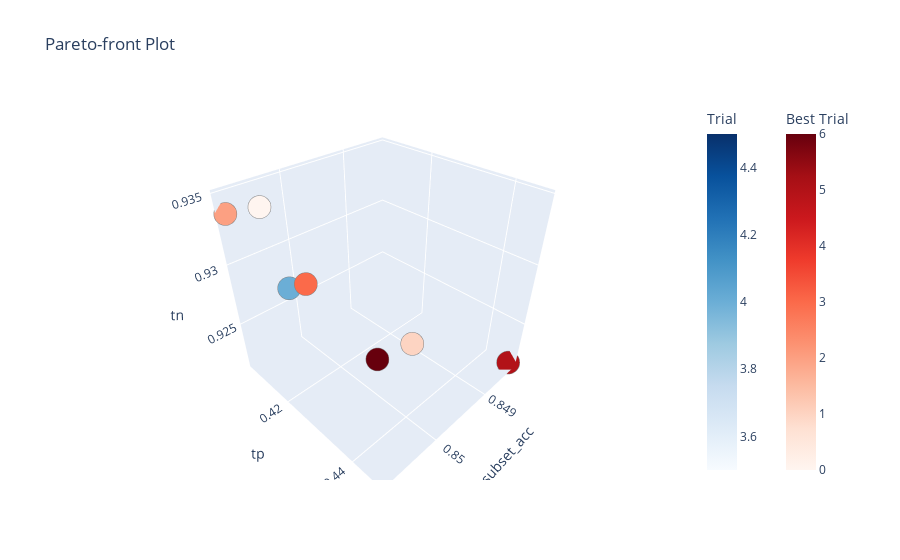

The notebook cell saved with this chart:
### Code cell
plot_pareto_front(study, targets=lambda t: t.values[:3], target_names=["subset_acc", "tp", "tn"])

### Figure 1 — Plotly figure (JSON) as saved in the notebook; plotly's stock layout.template omitted (floating-point values rounded to 4 significant figures)
{"data": [{"hovertemplate": "%{text}<extra>Trial</extra>", "marker": {"color": [4], "colorbar": {"title": {"text": "Trial"}}, "colorscale": [[0, "rgb(247,251,255)"], [0.125, "rgb(222,235,247)"], [0.25, "rgb(198,219,239)"], [0.375, "rgb(158,202,225)"], [0.5, "rgb(107,174,214)"], [0.625, "rgb(66,146,198)"], [0.75, "rgb(33,113,181)"], [0.875, "rgb(8,81,156)"], [1, "rgb(8,48,107)"]], "line": {"color": "Grey", "width": 0.5}}, "mode": "markers", "showlegend": false, "text": ["{<br>  \"number\": 4,<br>  \"values\": [<br>    0.8507568014795347,<br>    0.4230208943514187,<br>    0.9307565602915586,<br>    0.10496311200536552,<br>    0.6793491864831038<br>  ],<br>  \"params\": {<br>    \"pos_weight_vision_bumper_rear\": 0.5700056731866938,<br>    \"pos_weight_vision_door_front_rh\": 19.17113203178912,<br>    \"pos_weight_vision_door_rear_rh\": 16.832958497123148,<br>    \"pos_weight_vision_misc\": 0.05124897210944075,<br>    \"pos_weight_vision_non_external\": 0.8604129665736551,<br>    \"pos_weight_vision_rear_compartment\": 0.8800459244610387,<br>    \"pos_weight_vision_rear_panel\": 0.3655704710626428,<br>    \"pos_weight_vision_rear_quarter_rh\": 0.14731401799089172,<br>    \"pos_weight_vision_tail_lamp_rh\": 10.156741483108176,<br>    \"pos_weight_vision_wheel\": 0.7432966424956534<br>  }<br>}"], "type": "scatter3d", "x": [0.8508], "y": [0.423], "z": [0.9308]}, {"hovertemplate": "%{text}<extra>Best Trial</extra>", "marker": {"color": [0, 1, 2, 3, 5, 6], "colorbar": {"title": {"text": "Best Trial"}, "x": 1.1, "xpad": 40}, "colorscale": [[0, "rgb(255,245,240)"], [0.125, "rgb(254,224,210)"], [0.25, "rgb(252,187,161)"], [0.375, "rgb(252,146,114)"], [0.5, "rgb(251,106,74)"], [0.625, "rgb(239,59,44)"], [0.75, "rgb(203,24,29)"], [0.875, "rgb(165,15,21)"], [1, "rgb(103,0,13)"]], "line": {"color": "Grey", "width": 0.5}}, "mode": "markers", "showlegend": false, "text": ["{<br>  \"number\": 0,<br>  \"values\": [<br>    0.8506643305592059,<br>    0.41483874564778506,<br>    0.9347755962075233,<br>    0.11602951039570758,<br>    0.6783479349186483<br>  ],<br>  \"params\": {<br>    \"pos_weight_vision_bumper_rear\": 1.3163085944409132,<br>    \"pos_weight_vision_door_front_rh\": 0.5034250089827099,<br>    \"pos_weight_vision_door_rear_rh\": 0.09296410536879211,<br>    \"pos_weight_vision_misc\": 0.09712442629603958,<br>    \"pos_weight_vision_non_external\": 0.062309456188001766,<br>    \"pos_weight_vision_rear_compartment\": 0.5669738915861028,<br>    \"pos_weight_vision_rear_panel\": 0.28442231568256393,<br>    \"pos_weight_vision_rear_quarter_rh\": 6.501886402028724,<br>    \"pos_weight_vision_tail_lamp_rh\": 0.9743575735276256,<br>    \"pos_weight_vision_wheel\": 2.4760833589005236<br>  }<br>}", "{<br>  \"number\": 1,<br>  \"values\": [<br>    0.8496812186693922,<br>    0.4362655484395802,<br>    0.925572719411203,<br>    0.12441314553990611,<br>    0.7380892782644973<br>  ],<br>  \"params\": {<br>    \"pos_weight_vision_bumper_rear\": 1.7388416483046634,<br>    \"pos_weight_vision_door_front_rh\": 0.6612550176082158,<br>    \"pos_weight_vision_door_rear_rh\": 1.0570052445337943,<br>    \"pos_weight_vision_misc\": 0.053486421314275584,<br>    \"pos_weight_vision_non_external\": 2.3690737637972696,<br>    \"pos_weight_vision_rear_compartment\": 4.7409776111345625,<br>    \"pos_weight_vision_rear_panel\": 0.5454612092033242,<br>    \"pos_weight_vision_rear_quarter_rh\": 11.833361179677855,<br>    \"pos_weight_vision_tail_lamp_rh\": 0.13059266495555535,<br>    \"pos_weight_vision_wheel\": 0.5289477523122489<br>  }<br>}", "{<br>  \"number\": 2,<br>  \"values\": [<br>    0.8508152041660584,<br>    0.4066890495688279,<br>    0.9336801371018808,<br>    0.10697518443997317,<br>    0.7088861076345432<br>  ],<br>  \"params\": {<br>    \"pos_weight_vision_bumper_rear\": 3.793718770464553,<br>    \"pos_weight_vision_door_front_rh\": 4.083529985738788,<br>    \"pos_weight_vision_door_rear_rh\": 0.13169714623967216,<br>    \"pos_weight_vision_misc\": 0.18033597244593394,<br>    \"pos_weight_vision_non_external\": 0.16443820956192842,<br>    \"pos_weight_vision_rear_compartment\": 0.15935582153860928,<br>    \"pos_weight_vision_rear_panel\": 0.7181155455185869,<br>    \"pos_weight_vision_rear_quarter_rh\": 3.9802439382535297,<br>    \"pos_weight_vision_tail_lamp_rh\": 0.348213872822007,<br>    \"pos_weight_vision_wheel\": 0.649551482040981<br>  }<br>}", "{<br>  \"number\": 3,<br>  \"values\": [<br>    0.8508006034944274,<br>    0.42923936701493615,<br>    0.9321980119682911,<br>    0.11435278336686787,<br>    0.7551105548602419<br>  ],<br>  \"params\": {<br>    \"pos_weight_vision_bumper_rear\": 0.4915298301094991,<br>    \"pos_weight_vision_door_front_rh\": 0.9059941804507202,<br>    \"pos_weight_vision_door_rear_rh\": 0.21712794928583046,<br>    \"pos_weight_vision_misc\": 0.19737074874091995,<br>    \"pos_weight_vision_non_external\": 0.22898039201423157,<br>    \"pos_weight_vision_rear_compartment\": 0.3894615712248863,<br>    \"pos_weight_vision_rear_panel\": 0.1412396702127395,<br>    \"pos_weight_vision_rear_quarter_rh\": 0.054074548423113954,<br>    \"pos_weight_vision_tail_lamp_rh\": 4.243413949703504,<br>    \"pos_weight_vision_wheel\": 0.3529874883522323<br>  }<br>}", "{<br>  \"number\": 5,<br>  \"values\": [<br>    0.8483476906604372,<br>    0.4464824515146216,<br>    0.9212183772148739,<br>    0.12139503688799463,<br>    0.7188151856487276<br>  ],<br>  \"params\": {<br>    \"pos_weight_vision_bumper_rear\": 7.6188662588342675,<br>    \"pos_weight_vision_door_front_rh\": 18.1341049559813,<br>    \"pos_weight_vision_door_rear_rh\": 3.2458192951485425,<br>    \"pos_weight_vision_misc\": 2.4086334349441305,<br>    \"pos_weight_vision_non_external\": 4.097437704479092,<br>    \"pos_weight_vision_rear_compartment\": 2.9047663309241756,<br>    \"pos_weight_vision_rear_panel\": 1.0178846377540662,<br>    \"pos_weight_vision_rear_quarter_rh\": 0.16295213669210099,<br>    \"pos_weight_vision_tail_lamp_rh\": 0.08290633764114394,<br>    \"pos_weight_vision_wheel\": 0.5161916202210661<br>  }<br>}", "{<br>  \"number\": 6,<br>  \"values\": [<br>    0.8502068428481045,<br>    0.4352417109944059,<br>    0.925882065485762,<br>    0.1391683433936955,<br>    0.6955360867751356<br>  ],<br>  \"params\": {<br>    \"pos_weight_vision_bumper_rear\": 0.1097756151909121,<br>    \"pos_weight_vision_door_front_rh\": 0.3387278530128483,<br>    \"pos_weight_vision_door_rear_rh\": 9.85102707050218,<br>    \"pos_weight_vision_misc\": 0.10651580122199548,<br>    \"pos_weight_vision_non_external\": 0.38629037237951497,<br>    \"pos_weight_vision_rear_compartment\": 10.282652700787585,<br>    \"pos_weight_vision_rear_panel\": 4.882378023004402,<br>    \"pos_weight_vision_rear_quarter_rh\": 8.73298145150634,<br>    \"pos_weight_vision_tail_lamp_rh\": 0.1964649541589955,<br>    \"pos_weight_vision_wheel\": 14.685155831431064<br>  }<br>}"], "type": "scatter3d", "x": [0.8507, 0.8497, 0.8508, 0.8508, 0.8483, 0.8502], "y": [0.4148, 0.4363, 0.4067, 0.4292, 0.4465, 0.4352], "z": [0.9348, 0.9256, 0.9337, 0.9322, 0.9212, 0.9259]}], "layout": {"scene": {"xaxis": {"title": {"text": "subset_acc"}}, "yaxis": {"title": {"text": "tp"}}, "zaxis": {"title": {"text": "tn"}}}, "title": {"text": "Pareto-front Plot"}}}
